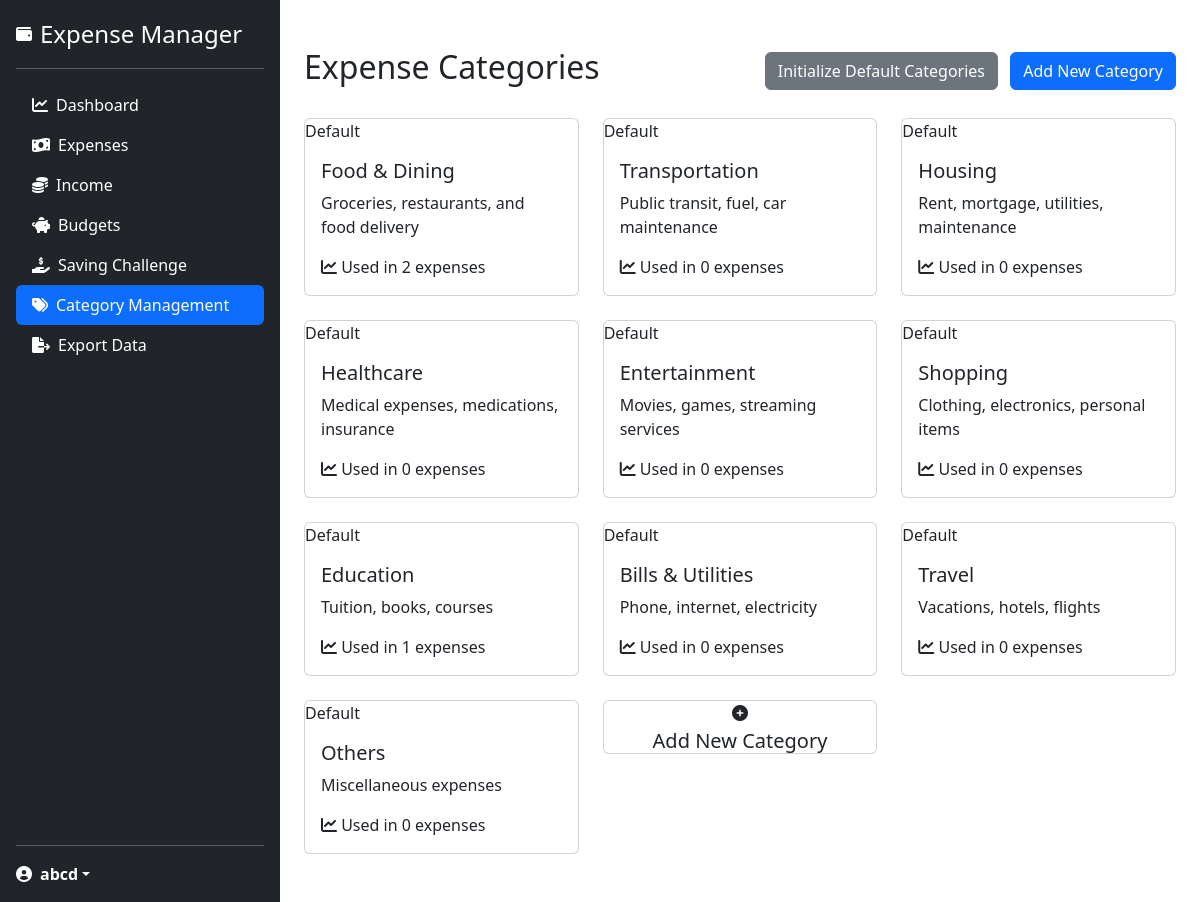
Page /categories/categories (signed in) on the committed database.
### models.py (models this page shows, shortened)
class User(UserMixin, db.Model):
    id = db.Column(db.Integer, primary_key=True)
    username = db.Column(db.String(80), unique=True, nullable=False)
    email = db.Column(db.String(120), unique=True, nullable=False)
    password_hash = db.Column(db.String(128))
    expenses = db.relationship('Expense', backref='user', lazy=True)
    expense_categories = db.relationship('ExpenseCategory', backref='user', lazy=True)
    incomes = db.relationship('Income', backref='user', lazy=True)
    budgets = db.relationship('Budget', backref='user', lazy=True)
    savings_challenges = db.relationship('SavingsChallenge', backref='user', lazy=True)
    recurring_expenses = db.relationship('RecurringExpense', backref='user', lazy=True)
    expense_streaks = db.relationship('ExpenseStreak', backref='user', lazy=True)

class ExpenseCategory(db.Model):
    id = db.Column(db.Integer, primary_key=True)
    name = db.Column(db.String(50), nullable=False)
    description = db.Column(db.String(200))
    is_default = db.Column(db.Boolean, default=False)
    user_id = db.Column(db.Integer, db.ForeignKey('user.id'), nullable=False)
    expenses = db.relationship('Expense', backref='category_info', lazy=True)

### categories.py (the view)
@categories.route('/categories')
@login_required
def list_categories():
    categories = ExpenseCategory.query.filter_by(user_id=current_user.id).all()
    return render_template('categories/list.html', categories=categories)

### app.py (called while the page is built)
@login_manager.user_loader
def load_user(user_id):
    return User.query.get(int(user_id))

### templates/categories/list.html (shortened to what this page needs)
{% extends "base.html" %}
{% block content %}
<div class="container mt-4">
    <div class="d-flex justify-content-between align-items-center mb-4">
        <h2>Expense Categories</h2>
        <div>
            <a href="{{ url_for('categories.initialize_default_categories') }}" class="btn btn-secondary me-2">Initialize Default Categories</a>
            <a href="{{ url_for('categories.add_category') }}" class="btn btn-primary">Add New Category</a>
        </div>
    </div>
    {% if categories %}
    <div class="row">
        {% for category in categories %}
        <div class="col-md-4 mb-4">
            <div class="card category-card h-100">
                {% if category.is_default %}
                <span class="category-badge">Default</span>
                {% endif %}
                <div class="card-body d-flex flex-column">
                    <h5 class="card-title">{{ category.name }}</h5>
                    <p class="card-text">{{ category.description }}</p>
                    <div class="category-stats">
                        <i class="fas fa-chart-line"></i> Used in {{ category.expenses|length }} expenses
                    </div>
                </div>
            </div>
        </div>
        {% endfor %}
        <div class="col-md-4 mb-4">
            <a href="{{ url_for('categories.add_category') }}" class="card add-category-card text-decoration-none">
                <div class="text-center">
                    <i class="fas fa-plus-circle add-category-icon mb-2"></i>
                    <h5 class="mb-0">Add New Category</h5>
                </div>
            </a>
        </div>
    </div>
    {% else %}
    <div class="alert alert-info">
        <p>No categories found. Click "Initialize Default Categories" to add some default categories, or "Add New Category" to create your own.</p>
    </div>
    {% endif %}
</div>
{% endblock %}

### templates/base.html (shortened to what this page needs)
<!DOCTYPE html>
<html lang="en">
<head>
    <link href="https://cdn.jsdelivr.net/npm/bootstrap@5.3.0/dist/css/bootstrap.min.css" rel="stylesheet">
    <link href="https://cdnjs.cloudflare.com/ajax/libs/font-awesome/6.0.0/css/all.min.css" rel="stylesheet">
</head>
<body>
    <div class="d-flex">
        {% if current_user.is_authenticated %}
        <div class="d-flex flex-column flex-shrink-0 p-3 text-white bg-dark" style="width: 280px; min-height: 100vh;">
            <a href="{{ url_for('index') }}" class="d-flex align-items-center mb-3 mb-md-0 me-md-auto text-white text-decoration-none">
                <i class="fas fa-wallet me-2"></i>
                <span class="fs-4">Expense Manager</span>
            </a>
            <hr>
            <ul class="nav nav-pills flex-column mb-auto">
                <li class="nav-item">
                    <a href="{{ url_for('dashboard') }}" class="nav-link text-white {{ 'active' if request.endpoint == 'dashboard' }}">
                        <i class="fas fa-chart-line me-2"></i>Dashboard
                    </a>
                </li>
                <li>
                    <a href="{{ url_for('expenses.list_expenses') }}" class="nav-link text-white {{ 'active' if request.endpoint.startswith('expenses.') }}">
                        <i class="fas fa-money-bill-wave me-2"></i>Expenses
                    </a>
                </li>
                <li>
                    <a href="{{ url_for('incomes.list_incomes') }}" class="nav-link text-white {{ 'active' if request.endpoint.startswith('incomes.') }}">
                        <i class="fas fa-coins me-2"></i>Income
                    </a>
                </li>
                <li>
                    <a href="{{ url_for('budgets.list_budgets') }}" class="nav-link text-white {{ 'active' if request.endpoint.startswith('budgets.') }}">
                        <i class="fas fa-piggy-bank me-2"></i>Budgets
                    </a>
                </li>
                <li>
                    <a href="{{ url_for('savings.list_challenges') }}" class="nav-link text-white {{ 'active' if request.endpoint.startswith('savings.') }}">
                        <i class="fas fa-hand-holding-usd me-2"></i>Saving Challenge
                    </a>
                </li>
                <li>
                    <a href="{{ url_for('categories.list_categories') }}" class="nav-link text-white {{ 'active' if request.endpoint.startswith('categories.') }}">
                        <i class="fas fa-tags me-2"></i>Category Management
                    </a>
                </li>
                <li>
                    <a href="{{ url_for('export_data.export_interface') }}" class="nav-link text-white {{ 'active' if request.endpoint.startswith('export_data.') }}">
                        <i class="fas fa-file-export me-2"></i>Export Data
                    </a>
                </li>
            </ul>
            <hr>
            <div class="dropdown">
                <a href="{{ url_for('auth.profile') }}" class="d-flex align-items-center text-white text-decoration-none dropdown-toggle" id="dropdownUser1" data-bs-toggle="dropdown" aria-expanded="false">
                    <i class="fas fa-user-circle me-2"></i>
                    <strong>{{ current_user.username }}</strong>
                </a>
            </div>
        </div>
        {% endif %}
        <div class="flex-grow-1">
            <div class="container py-4">
        {% block content %}{% endblock %}
    </div>
</body>
</html>

### rows in the picture
User: username "abcd"
ExpenseCategory: is_default "Default", name "Food & Dining", description "Groceries, restaurants, and food delivery", expenses|length "2"
ExpenseCategory: is_default "Default", name "Transportation", description "Public transit, fuel, car maintenance", expenses|length "0"
ExpenseCategory: is_default "Default", name "Housing", description "Rent, mortgage, utilities, maintenance", expenses|length "0"
ExpenseCategory: is_default "Default", name "Healthcare", description "Medical expenses, medications, insurance", expenses|length "0"
ExpenseCategory: is_default "Default", name "Entertainment", description "Movies, games, streaming services", expenses|length "0"
ExpenseCategory: is_default "Default", name "Shopping", description "Clothing, electronics, personal items", expenses|length "0"
ExpenseCategory: is_default "Default", name "Education", description "Tuition, books, courses", expenses|length "1"
ExpenseCategory: is_default "Default", name "Bills & Utilities", description "Phone, internet, electricity", expenses|length "0"
ExpenseCategory: is_default "Default", name "Travel", description "Vacations, hotels, flights", expenses|length "0"
ExpenseCategory: is_default "Default", name "Others", description "Miscellaneous expenses", expenses|length "0"
